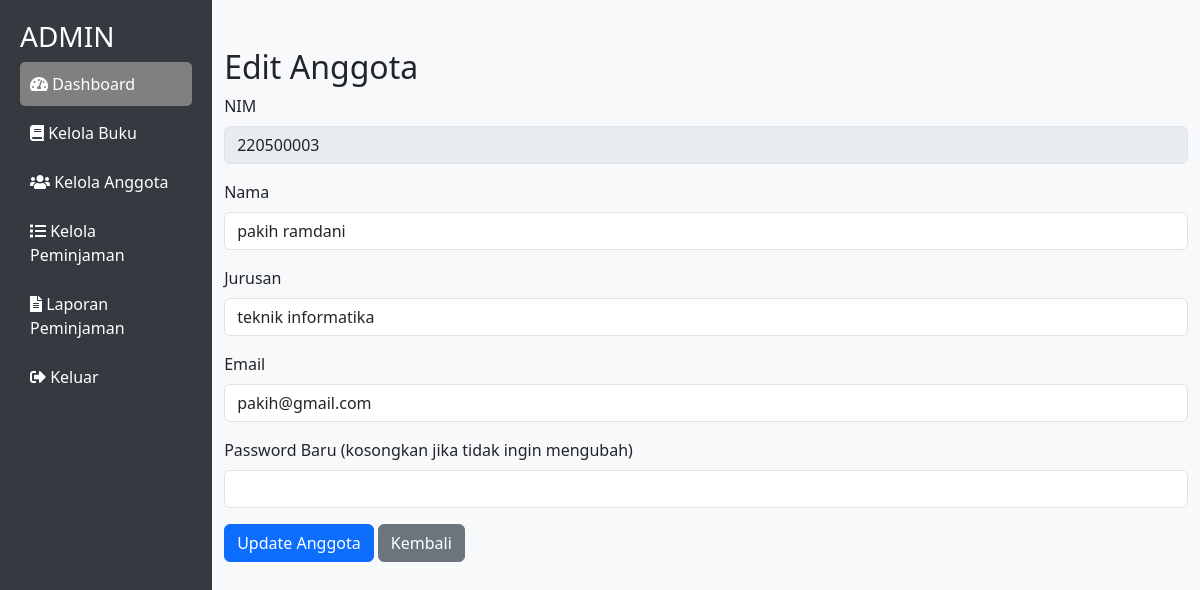
Page /perpustakaan_digital/edit_anggota.php?id=3 (signed in) on the committed database.
### tables this page shows
CREATE TABLE `users` (
  `id` int(11) NOT NULL,
  `nim` int(12) DEFAULT NULL,
  `nama` varchar(100) NOT NULL,
  `jurusan` varchar(50) NOT NULL,
  `email` varchar(100) NOT NULL,
  `password` varchar(255) NOT NULL,
  `role` enum('anggota','petugas','admin') NOT NULL
);

### perpustakaan_digital/edit_anggota.php (the view, shortened to what this page needs)
<?php
include 'koneksi.php';
if (isset($_GET['id'])) {
    $id = $_GET['id'];
    $query = "SELECT * FROM users WHERE id = ?";
    $stmt = $conn->prepare($query);
    $stmt->bind_param("i", $id);
    $stmt->execute();
    $result = $stmt->get_result();
    $anggota = $result->fetch_assoc();
} else {
    echo "<script>alert('ID tidak valid!'); window.location='kelola_anggota.php';</script>";
    exit();
}
?>
<!DOCTYPE html>
<html lang="id">
<head>
    <link href="https://cdn.jsdelivr.net/npm/bootstrap@5.3.0/dist/css/bootstrap.min.css" rel="stylesheet">
    <link href="https://cdnjs.cloudflare.com/ajax/libs/font-awesome/5.15.4/css/all.min.css" rel="stylesheet">
</head>
<body>
    <div class="sidebar">
        <h3>ADMIN</h3>
        <a href="dashboard.php" class="active"><i class="fas fa-tachometer-alt"></i> Dashboard</a>
        <a href="kelola_buku.php"><i class="fas fa-book"></i> Kelola Buku</a>
        <a href="kelola_anggota.php"><i class="fas fa-users"></i> Kelola Anggota</a>
        <a href="kelola_peminjaman.php"><i class="fas fa-list"></i> Kelola Peminjaman</a>
        <a href="laporan_peminjaman.php"><i class="fas fa-file-alt"></i> Laporan Peminjaman</a>
        <a href="logout.php"><i class="fas fa-sign-out-alt"></i> Keluar</a>
    </div>
    <div class="container mt-5">
        <h2>Edit Anggota</h2>
        <form action="edit_anggota.php?id=<?= $anggota['id'] ?>" method="POST">
            <div class="mb-3">
                <label for="nim" class="form-label">NIM</label>
                <input type="text" class="form-control" id="nim" name="nim" value="<?= htmlspecialchars($anggota['nim']) ?>" required disabled>
            </div>
            <div class="mb-3">
                <label for="nama" class="form-label">Nama</label>
                <input type="text" class="form-control" id="nama" name="nama" value="<?= htmlspecialchars($anggota['nama']) ?>" required>
            </div>
            <div class="mb-3">
                <label for="jurusan" class="form-label">Jurusan</label>
                <input type="text" class="form-control" id="jurusan" name="jurusan" value="<?= htmlspecialchars($anggota['jurusan']) ?>" required>
            </div>
            <div class="mb-3">
                <label for="email" class="form-label">Email</label>
                <input type="email" class="form-control" id="email" name="email" value="<?= htmlspecialchars($anggota['email']) ?>" required>
            </div>
            <div class="mb-3">
                <label for="password" class="form-label">Password Baru (kosongkan jika tidak ingin mengubah)</label>
                <input type="password" class="form-control" id="password" name="password">
            </div>
            <button type="submit" class="btn btn-primary">Update Anggota</button>
            <a href="kelola_anggota.php" class="btn btn-secondary">Kembali</a>
        </form>
    </div>
</body>
</html>

### perpustakaan_digital/edit_anggota.php (style rules this page uses)
body { background-color: #f8f9fa; display: flex; margin: 0; min-height: 100vh; }
.sidebar { width: 250px; background-color: #343a40; color: white; padding: 20px; height: 100vh; }
.sidebar a { text-decoration: none; color: white; display: block; padding: 10px; border-radius: 5px; margin-bottom: 5px; }
.sidebar a:hover, .sidebar .active { background-color: gray; }

### rows in the picture
users: nim "220500003", nama "pakih ramdani", jurusan "teknik informatika", email "pakih@gmail.com"
